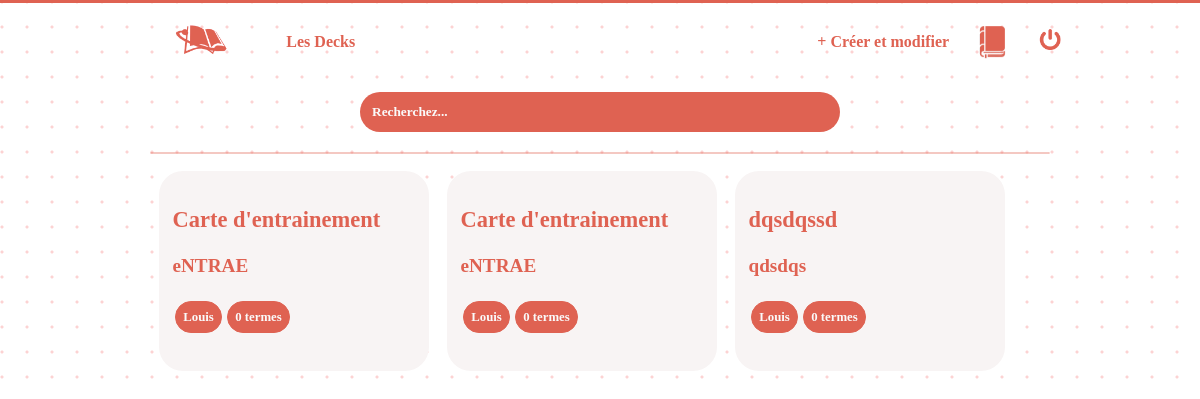
The page /decks.php (signed in) on the database as committed earlier.
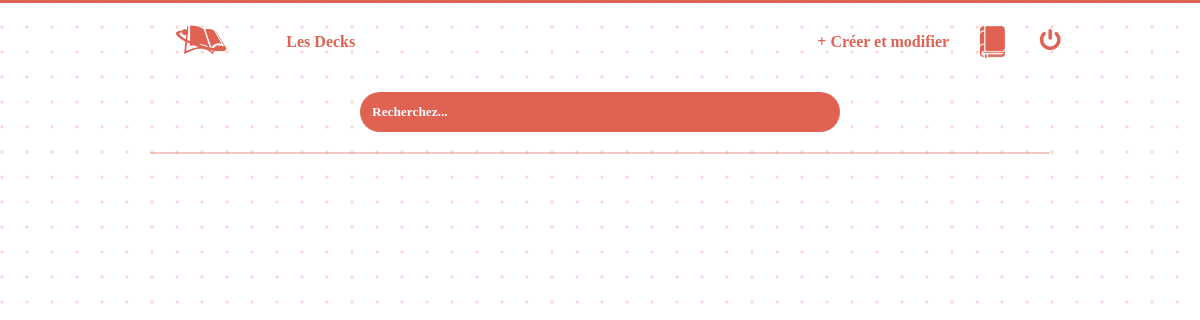
The same page on the database as committed later.
### tables this page shows
CREATE TABLE `unicard_decks` (
  `id` smallint(5) UNSIGNED NOT NULL,
  `name` varchar(255) NOT NULL,
  `description` varchar(255) NOT NULL,
  `author` varchar(255) NOT NULL
);

### actions/searchFlashcards.php (called while the page is built, shortened)
<?php
require("database.php");
$getAllDecksStart = $bdd->query('SELECT * FROM unicard_decks ORDER BY id DESC');
?>

### decks.php (the view, shortened to what this page needs)
<?php
    require('actions/searchFlashcards.php');
    $deckCount = 0;
    while($countDeck = $getAllDecksCount->fetch()){
        $deckCount++;
    }
?>
<!DOCTYPE html>
<html lang="en">
<head>
    <link rel="stylesheet" href="styles/style.css">
</head>
<body>
    <?php require_once('includes/nav.php')?>
    <section id="searchPage">
        <form>
            <input type="search" name="searchBar" placeholder="Recherchez..." oninput="search(this.value)">
        </form>
        <div id="decksContainer">
            <hr>
            <?php while($decksStart = $getAllDecksStart->fetch()){
            ?>
                <a href='deck.php?id=<?=$decksStart['id']?>'>
                    <div class="deckCard">
                        <?php
                            $getCardCount = $bdd->prepare('SELECT id FROM unicard_cards WHERE id_deck = ?');
                            $getCardCount->execute(array($deckCount));
                            $cardCount = count($getCardCount->fetchAll());
                        ?>
                        <h3><?=$decksStart['name']?></h3>
                        <p><?=$decksStart['description']?></p>
                        <div>
                            <p><?=$decksStart['author']?></p>
                            <p><?= $cardCount?> termes</p>
                        </div>
                    </div>
                </a>
            <?php
            $deckCount--;
            }
            ?>
        </div>
    </section>
</body>
</html>

### includes/nav.php (shortened to what this page needs)
<nav>
    <div>
        <a href="index.php"><img src="images/logo.png" alt=""></a>
        <a href="decks.php" class="hoverLink">Les Decks</a>
    </div>
    <div>
        <a href="createFlashCard.php" class="hoverLink">+ Créer et modifier</a>
        <?php
            if(isset($_SESSION['auth'])){
        ?>
            <img src="images/tutorial.png" alt="" onclick="showTuto()">
            <a href="actions/logoutAction.php"><img src="images/disconnect.png" alt=""></a>
        <?php
        }
        else{
        ?>
            <button onclick="openLoginMenu(true)">Se Connecter</button>
        <?php
        }
        ?>
    </div>
</nav>

### styles/style.css (style rules this page uses)
html, body { margin: 0; padding: 0; }
body { --d: 2px; background : radial-gradient( circle at var(--d) var(--d), #f002022d calc(var(--d) - 1px), #0000 var(--d) ) 0 0 / 25px 25px; }
* { transition: .8s; box-sizing: border-box; font-family: 'Montserrat'; }
nav > div > img { width: 5dvh; height: 5dvh; }
a { text-decoration: none; transition: 1s; }
nav { width: 100%; height: 10dvh; padding: 2.5%; border-top: 3px solid #DF6252; position: sticky; top : 0; left: 0; display: flex; justify-content: space-between; align-items: center; z-index: 999; }
nav > div > a > img { width: 10dvh; height: 10dvh; padding: 5%; }
nav > div { display: flex; align-items: center; justify-content: center; width: 40%; }
nav > div > a, nav > div > button { background: none; border: none; color: #DF6252; font-weight: bold; border-radius: 2dvh; margin: 5%; }
nav > div:last-of-type > a > img { width: 4dvh; height: 4dvh; }
#searchPage > form { width: 100%; display: flex; justify-content: center; align-items: center; }
#searchPage > form > input[type="search"] { width: 40%; padding: 1%; margin: 1%; background-color: #DF6252; border-radius: 5dvh; color: #fafafa; font-weight: bold; border: none; transition: 1s; }
input[type="search"]::placeholder { color: #fafafa; }
#decksContainer { width: 75%; margin: 0 auto; display: flex; flex-wrap: wrap; align-items: center; justify-content: flex-start; }
#decksContainer > hr { width: 100%; border: 1px solid #df635259; border-radius: 5dvh; }
.deckCard { width: 100%; height: 25dvh; padding: 5%; display: flex; justify-content: space-evenly; align-items: flex-start; flex-direction: column; background-color: #f8f4f4; color: #DF6252; font-size: 1.2rem; font-weight: bold; border-radius: 3dvh; border: none; transition: 1s; }
.deckCard > div > p { font-size: .8rem; }
#decksContainer > a { width: 30%; margin: 1%; }
.deckCard > div { width: 100%; display: flex; }
.deckCard > div > p { padding: 3%; margin: 1%; background-color: #DF6252; color: #fafafa; border: 1px solid #DF6252; border-radius: 5dvh; }
.deckCard > * { margin : 0; }

Rows that differ between the two databases and show on the page:
removed unicard_decks: name "Carte d'entrainement", description "eNTRAE", author "Louis", cardCount "0"
removed unicard_decks: name "Carte d'entrainement", description "eNTRAE", author "Louis", cardCount "0"
removed unicard_decks: name "dqsdqssd", description "qdsdqs", author "Louis", cardCount "0"
